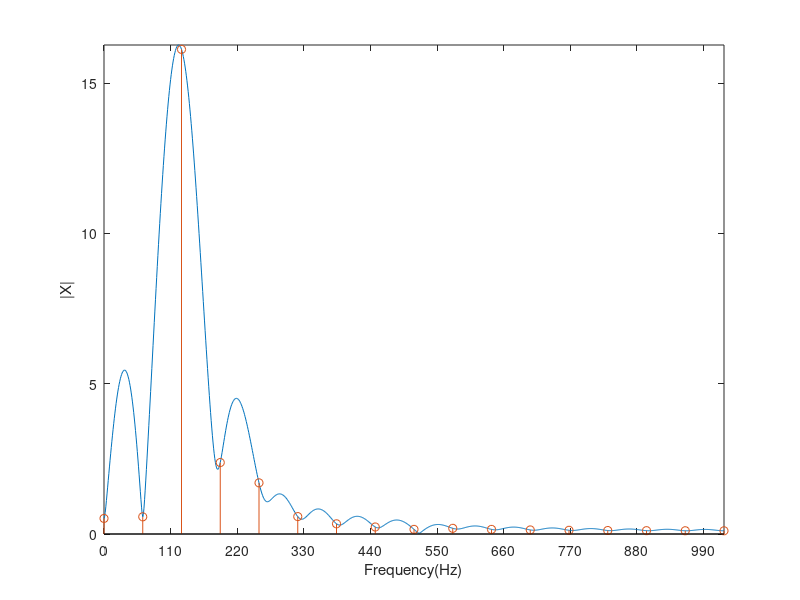

Write the MATLAB code that produced this figure.
f1 = 128;
f2 = 220;
f3 = 525;
fs = 2048;
dt = 1/fs;
N = 32;
M = 2048;
T = (0 : N-1) * dt;

x = sin(2* pi * f1 * T) + 0.2*sin(2 * pi * f2 * T) + 0.01 * cos(2 * pi * f3 * T);

plot(0:N-1,x)
FFT_32 = fft(x);
magnitude_32 = abs(FFT_32(1: (N/2 + 1)));

x(N+1: M) = 0;
FFT_1024 = fft(x);
magnitude_1024 = abs(FFT_1024(1: (M/2 + 1)));

plot([0: M/2]*fs/M, magnitude_1024);
hold on 
stem([0: N/2]*fs/N, magnitude_32);

axis tight;
xlabel('Frequency(Hz)')
ylabel('|X|')
set(gca, 'xtick', 0: 110: fs/2)